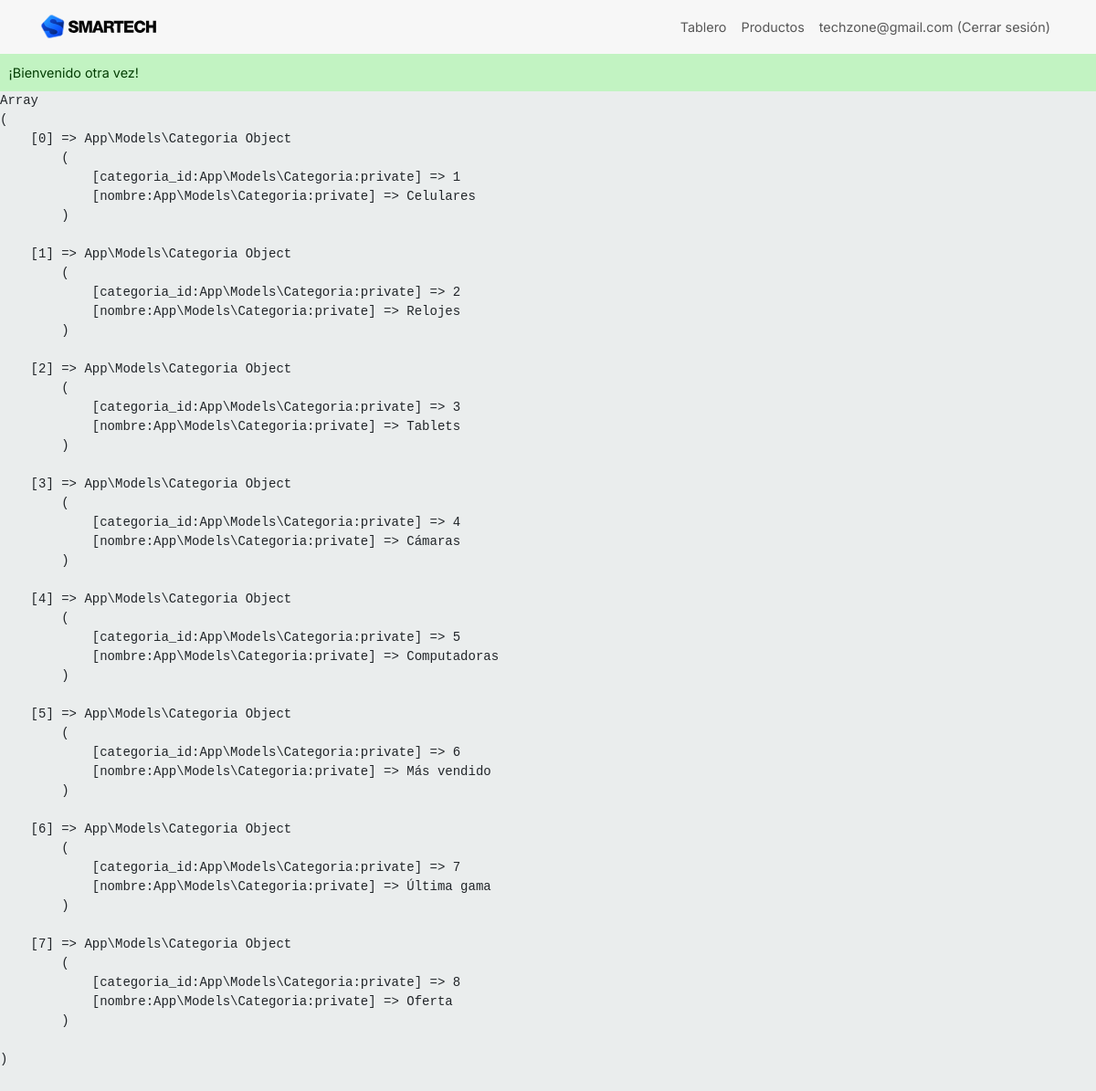
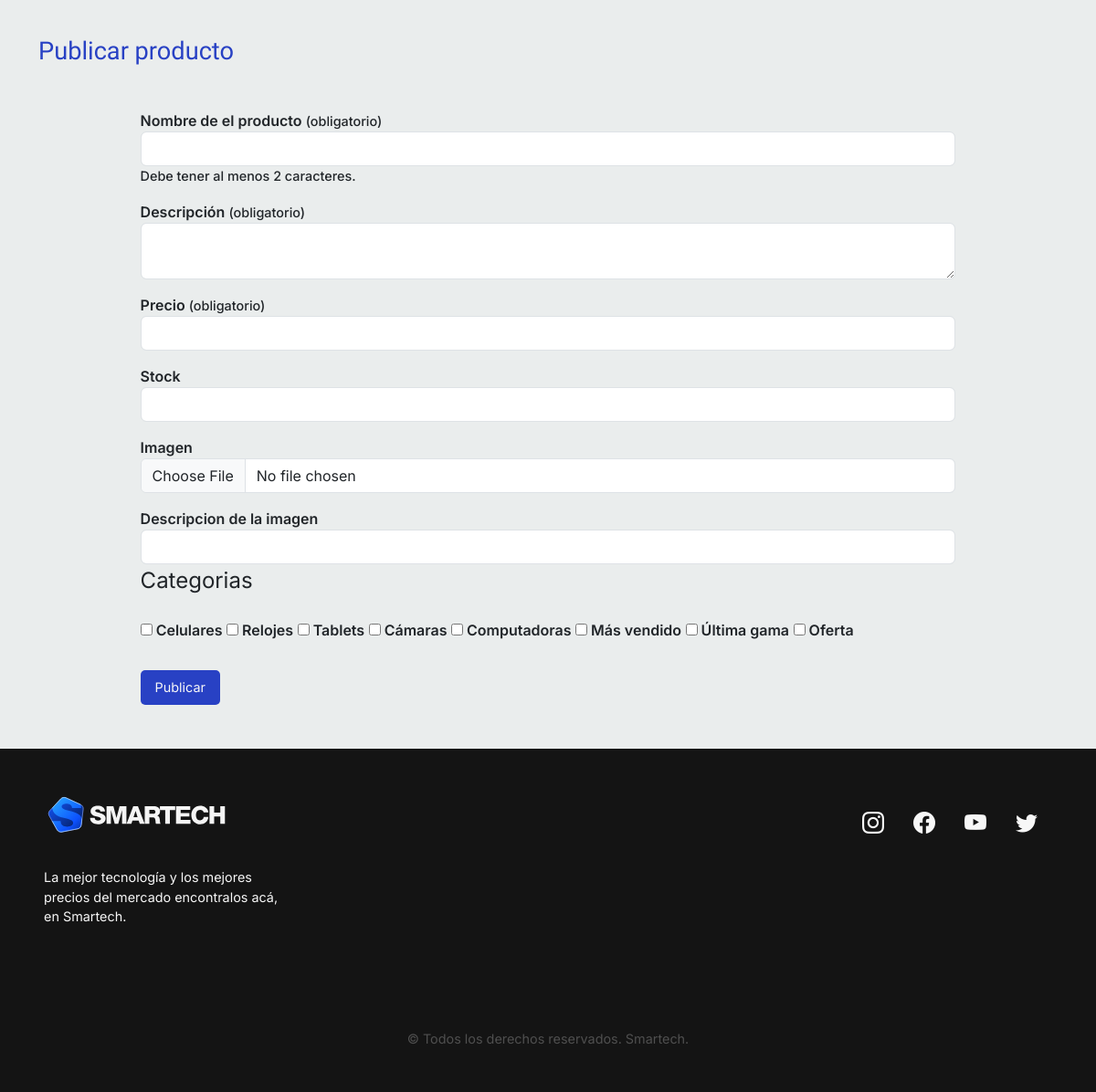
Page /admin/index.php?s=publish-product (signed in) on the committed database (2 pictures, top to bottom).
### tables this page shows
CREATE TABLE `vendedores` (
  `vendedor_id` int(10) UNSIGNED NOT NULL,
  `nombre` varchar(60) DEFAULT NULL,
  `email` varchar(100) NOT NULL,
  `password` varchar(255) NOT NULL
);

CREATE TABLE `categorias` (
  `categoria_id` tinyint(3) UNSIGNED NOT NULL,
  `nombre` varchar(20) DEFAULT NULL
);

### bootstrap/autoload.php (called while the page is built, shortened)
<?php
    spl_autoload_register(function(string $className) {
        $className = substr($className, 4);
        $className = 'classes/' . str_replace('\\', '/', $className);
        $classPath = __DIR__ . '/../' . $className . '.php';
    })
?>

### classes/Auth/Authentication.php (called while the page is built, shortened)
<?php
class Authentication
{
    public function isAuthenticated(): bool{
        return isset($_SESSION['vendedor_id']);
    }
    public function getVendedor(): ?Vendedor{
        return (new Vendedor)->byId($_SESSION['vendedor_id']);
    }
}

### classes/Models/Vendedor.php (called while the page is built, shortened)
<?php
class Vendedor
{
    private string $email;
    public function byId(string $id): ?Vendedor
    {
        $db = (new DB)->getConexion();
        $query = "SELECT * FROM vendedores
                        WHERE vendedor_id = ?";
        $stmt = $db->prepare($query);
        $stmt->execute([$id]);
        $stmt->setFetchMode(PDO::FETCH_CLASS, Vendedor::class);
        $vendedor = $stmt->fetch();
        return $vendedor;
    }
    public function getEmail(): string
    {
        return $this->email;
    }
}

### classes/Models/Categoria.php (called while the page is built, shortened)
<?php
class Categoria
{
    private int $categoria_id;
    private string $nombre;
    public function all(): array
    {
        $db = (new DB)->getConexion();
        $query = "SELECT * FROM categorias";
        $stmt = $db->prepare($query);
        $stmt->execute();
        $stmt->setFetchMode(PDO::FETCH_CLASS, Categoria::class);
        return $stmt->fetchAll();
    }
    public function getCategoriaId(): int
    {
        return $this->categoria_id;
    }
    public function getNombre(): string
    {
        return $this->nombre;
    }
}

### admin/views/publish-product.php (the view, shortened to what this page needs)
<?php
    if (isset($_SESSION['errores'])) {
        $errores = $_SESSION['errores'];
        unset($_SESSION['errores']);
    } else {
        $errores = [];
    }
    if (isset($_SESSION['oldData'])) {
        $oldData = $_SESSION['oldData'];
        unset($_SESSION['oldData']);
    } else {
        $oldData = [];
    }
    $categorias = (new Categoria)->all();
    echo '<pre>';
    print_r($categorias);
    echo '</pre>';
?>
<section class="publish">
    <div class="container">
        <h1 class="title">Publicar producto</h1>
        <form action="actions/action-publish.php" method="post" enctype="multipart/form-data">
            <div>
                <label for="nombre">Nombre de el producto <span class="small">(obligatorio)</span></label>
                <input
                type="text"
                id="nombre"
                name="nombre"
                class="form-control"
                aria-describedby="help-nombre <?php if(isset($errores['nombre'])): ?> error-nombre <?php endif; ?>"
                value="<?= $oldData['nombre'] ?? null; ?>"
                >
                <div class="small" id="help-nombre">Debe tener al menos 2 caracteres.</div>
            </div>
            <div>
                <label for="descripcion">Descripción <span class="small">(obligatorio)</span></label>
                <textarea
                    type="text"
                    id="descripcion"
                    name="descripcion"
                    class="form-control"
                    <?php if(isset($errores['descripcion'])): ?> aria-describedby="error-descripcion"> <?php endif; ?>
                ><?= $oldData['descripcion'] ?? null; ?></textarea>
            </div>
            <div>
                <label for="precio">Precio <span class="small">(obligatorio)</span></label>
                <input
                    type="number"
                    id="precio"
                    name="precio"
                    class="form-control"
                    value="<?= $oldData['precio'] ?? null; ?>"
                    <?php if(isset($errores['precio'])): ?> aria-describedby="error-precio"> <?php endif; ?>
            </div>
            <div>
                <label for="stock">Stock</label>
                <input
                    type="number"
                    id="stock"
                    name="stock"
                    class="form-control"
                    value="<?= $oldData['stock'] ?? null; ?>">
            </div>
            <div>
                <label for="imagen">Imagen</label>
                <input
                    type="file"
                    id="imagen"
                    name="imagen"
                    class="form-control">
            </div>
            <div>
                <label for="imagen_desc">Descripcion de la imagen</label>
                <input
                    type="text"
                    id="imagen_desc"
                    name="imagen_desc"
                    class="form-control"
                    value="<?= $oldData['imagen_desc'] ?? null; ?>"
                >
            </div>
            <fieldset>
                <legend>Categorias</legend>
                <?php foreach($categorias as $categoria):?>
                    <label>
                        <input type="checkbox" name="categoria_fk[]" value="<?=$categoria->getCategoriaId();?>">
                        <?= $categoria->getNombre(); ?>
                    </label>
                <?php endforeach; ?>
            </fieldset>
            <button type="submit">Publicar</button>
        </form>
    </div>
</section>

### admin/index.php (shortened to what this page needs)
<?php
require_once __DIR__ . '/../bootstrap/autoload.php';
$view = $_GET['s'] ?? 'dashboard';
$autenticacion = new \App\Auth\Authentication;
?>
<!DOCTYPE html>
<html lang="es">
<head>
    <link rel="stylesheet" href="https://cdn.jsdelivr.net/npm/bootstrap-icons@1.10.4/font/bootstrap-icons.css">
    <link href="https://cdn.jsdelivr.net/npm/bootstrap@5.3.0-alpha3/dist/css/bootstrap.min.css" rel="stylesheet">
    <link rel="stylesheet" href="../css/style.css">
</head>
<body>
    <nav class="navbar navbar-expand-md">
        <div class="container d-flex">
            <a class="navbar-brand" href="index.php?s=dashboard"><img src="../img/logos/logo-smartech.svg" alt="SmarTech logo." width="130"></a>
            <div class="collapse navbar-collapse" id="navbarNavAltMarkup">
                <?php if ($autenticacion->isAuthenticated()):?>
                <div class="navbar-nav ms-auto">
                    <a class="nav-link" href="index.php?s=dashboard">Tablero</a>
                    <a class="nav-link" href="index.php?s=products">Productos</a>
                    <p>
                        <form action="actions/log-out.php" method="post">
                            <button class="nav-link" type="submit"><?= $autenticacion->getVendedor()->getEmail() ?> (Cerrar sesión)</button>
                        </form>
                    </p>
                </div>
                <?php endif; ?>
            </div>
        </div>
    </nav>
    <?php
        if (isset($_SESSION['mensajeExito'])):
    ?>
    <div class="success"><?= $_SESSION['mensajeExito'];?></div>
    <?php
        endif;
    ?>
    <main class="main-content">
        <?php
        require 'views/' . $view . '.php';
        ?>
    </main>
    <footer class="p-5 footer">
        <div class="row">
            <div class="col-12 col-md-6 footer-first">
                <img src="../img/logos/logo-smartech-wh.svg" alt="SmarTech logo." width="200">
                <p>La mejor tecnología y los mejores precios del mercado encontralos acá, en Smartech.</p>
            </div>
            <div class="col-12 col-md-6">
                <div class="social">
                    <i class="bi bi-instagram"></i>
                    <i class="bi bi-facebook"></i>
                    <i class="bi bi-youtube"></i>
                    <i class="bi bi-twitter"></i>
                </div>
            </div>
            <p class="text-center m-0 copy">&copy; Todos los derechos reservados. Smartech.</p>
        </div>
    </footer>
</body>
</html>

### css/style.css (style rules this page uses)
* { padding: 0; margin: 0; box-sizing: border-box; font-family: "Inter", sans-serif; }
body { background-color: #eaeded; }
.title { color: #2841c4; font-size: 1.7rem; font-family: "Oswald", sans-serif; margin-bottom: 2rem; }
.navbar { background-color: #f7f7f7; }
.nav-link { font-size: 0.9rem; text-align: center; }
.footer { background-color: #141414; color: #f7f7f7; font-size: 0.9rem; }
.footer-first { display: flex; align-items: center; flex-direction: column; }
.footer-first p { text-align: center; margin-top: 2rem; margin-bottom: 2rem; }
.social { display: flex; justify-content: center; }
.social i { padding: 1rem; font-size: 1.5rem; }
.copy { padding-top: 5rem; color: #4f4f4f; }
.publish { padding: 3rem 0; }
.publish form { display: flex; justify-content: center; flex-direction: column; width: 80%; margin: 0 auto; }
.publish form label { font-weight: 600; margin-top: 1rem; }
.publish form button { border: none; color: #f7f7f7; background-color: #2841c4; padding: 0.5rem 1rem; border-radius: 5px; font-size: 0.9rem; margin-top: 2rem; }
.success { background-color: #c2f3c2; color: #033d03; padding: 0.6rem; font-size: 0.9rem; width: 100%; }
.small { font-size: 0.9rem; font-weight: 500; }
@media (min-width: 576px) { .footer-first { align-items: start; } }
@media (min-width: 576px) { .footer-first p { width: 50%; text-align: left; } }
@media (min-width: 576px) { .social { justify-content: end; } }

### rows in the picture
vendedores: email "techzone@gmail.com"
categorias: nombre "Celulares"
categorias: nombre "Relojes"
categorias: nombre "Tablets"
categorias: nombre "Cámaras"
categorias: nombre "Computadoras"
categorias: nombre "Más vendido"
categorias: nombre "Última gama"
categorias: nombre "Oferta"

### other values in the picture
$_SESSION['mensajeExito'] "¡Bienvenido otra vez!"
